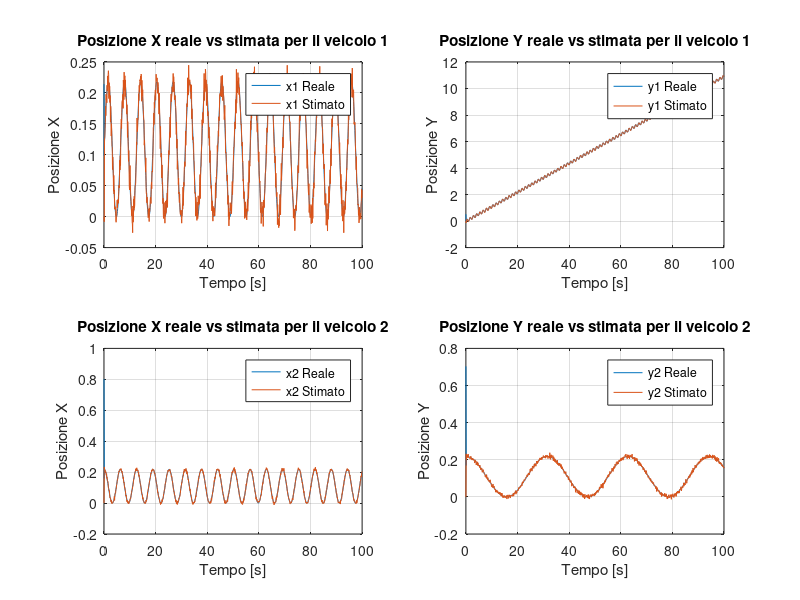
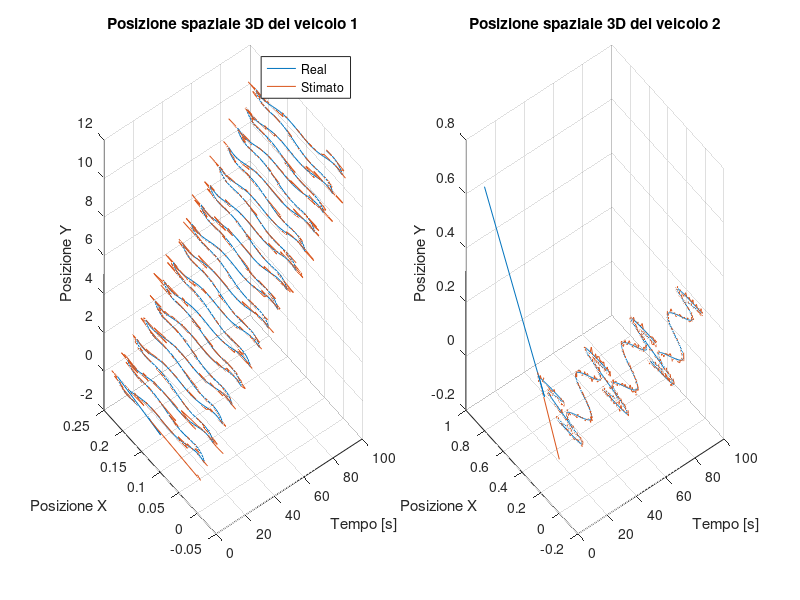
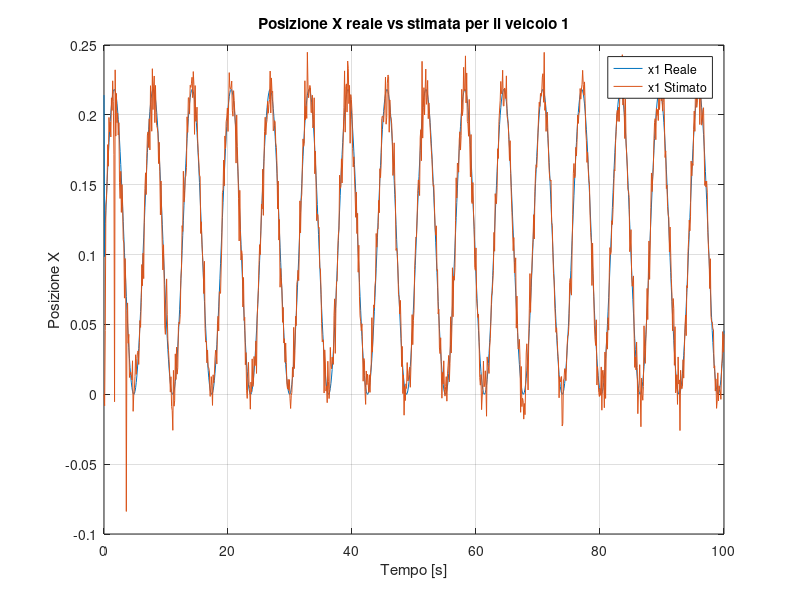
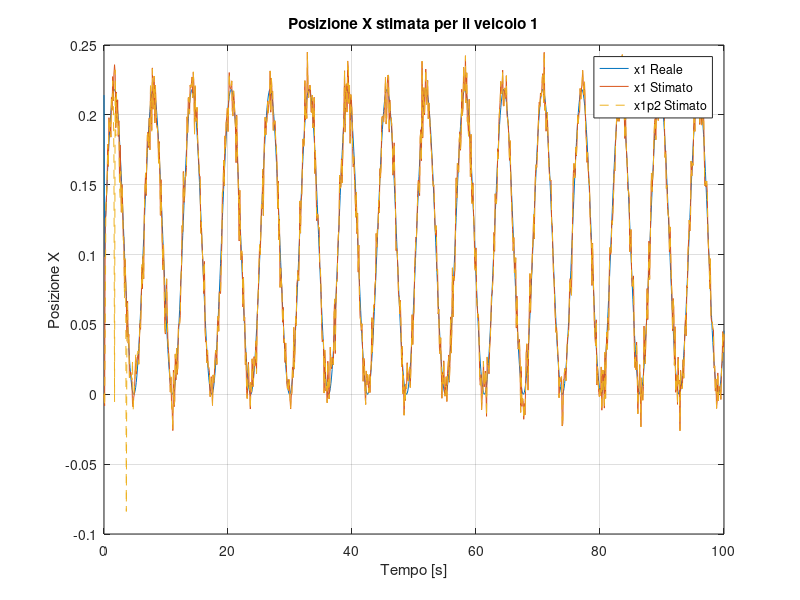

Write MATLAB code to recreate these figures, in order.
clear
close all
clc
%% Filtro di Kalman Distribuito

% Il codice simula un sistema distribuito
% in cui due veicoli si muovono con dinamiche semplici e vengono monitorati da sensori rumorosi.
% Il filtro di Kalman viene utilizzato per stimare la posizione dei veicoli
% combinando misure di GPS e radar.

%% Inizializzazione Sistema

% Parametri generali
Dt = 0.1; % Passo di campionamento (100 ms)
t = 0:Dt:100; % Intervallo di simulazione

%% Inizializzazione Veicolo 1
x1 = rand(2,1); % Posizione iniziale casuale
% Comando di controllo (accelerazione variabile nel tempo)
ux1 = 1 + sin(t);
uy1 = t + sin(t*5);
u1 = [ux1;uy1];

%% Inizializzazione Veicolo 2
x2 = rand(2,1); % Posizione iniziale casuale
% Comando di controllo (accelerazione variabile nel tempo)
ux2 = 1 + cos(t);
uy2 =  1 + cos(t/5);
u2 = [ux2;uy2];

%% Attrito & Dinamica
% Modello:
% x_i+1 = a⋅x_i + b⋅u_i
% posizione futura = effetto attrito + effetto controllo

A = eye(2) * -0.1;  % Matrice di transizione stato (attrito)
B = eye(2) * Dt * 1.2; % Matrice di controllo

%% Simulazione della dinamica dei veicoli
x1Store = zeros(2, length(t));
x1Store(:,1) = x1;
x2Store = zeros(2, length(t));
x2Store(:,1) = x2;

for i = 1:length(t)-1
    % Aggiornamento della posizione del veicolo 1 -> ideale
    x1Store(:,i+1) = A * x1Store(:,i) + B * u1(:,i);
    % Aggiornamento della posizione del veicolo 2 -> ideale
    x2Store(:,i+1) = A * x2Store(:,i) + B * u2(:,i);
end

%% Incertezze misure

% Errore nelle misure di accelerazione
sigma_u1 = 0.1;
u1_bar = u1 + randn(2, length(u1)) * sigma_u1;
sigma_u2 = 0.05;
u2_bar = u2 + randn(2, length(u2)) * sigma_u2;

% Errore nelle misure GPS
sigma_gps1 = 0.9;
x1GPS = x1Store + randn(2, length(x1Store)) .* sigma_gps1;
ProbGPS1 = 0.9; % Probabilità che il GPS sia disponibile

sigma_gps2 = 1;
x2GPS = x2Store + randn(2, length(x2Store)) .* sigma_gps2;
ProbGPS2 = 0.9;

% Errore nelle misure Radar (posizione relativa veicoli)
mu_radar = 0; % Bias radar
sigma_radar = 0.1;
ProbRadar = 0.8; % Probabilità che il radar sia disponibile   

%% Inizializzazione del Filtro di Kalman

% ------> Veicolo 1 <------
x1Est = zeros(2, length(t));

% covarianza errore di stima 
P1 = 100 * eye(2); % Matrice 2×2
P1Store = zeros(2, 2, length(t));
P1PredStore = zeros(2, 2, length(t));

% ----> Veicolo 2 <------
x2Est = zeros(2, length(t));

% covarianza errore di stima 
P2 = 100 * eye(2); % Matrice 2×2 
P2Store = zeros(2, 2, length(t));
P2PredStore = zeros(2, 2, length(t));

% ---> Distanza Vehicle 1-2 <-------
x1p2Est = zeros(2, length(t));
P1p2 = 100 * eye(2);
P1p2Store = zeros(2,2, length(t));
P1p2PredStore = zeros(2,2, length(t));

for i = 1:length(t)-1

    %% Filtro di Kalman per il veicolo 1
    
    % PREDIZIONE
    x1EstPred = A * x1Est(:,i) + B * u1_bar(:,i);
    P1pred = A * P1 * A' + B * sigma_u1^2 * B'; % predizione covarianza dell'errore
    
    % Aggiornamento basato su GPS
    if rand(1) <= ProbGPS1
        H = eye(2); % matrice di osservazione
        R = sigma_gps1^2 * eye(2); % covarianza dell'errore GPS
        InnCov = H * P1pred * H' + R;
        W = P1pred * H' / InnCov;
        x1Est(:,i+1) = x1EstPred + W * (x1GPS(:,i+1) - H * x1EstPred);
        P1 = (eye(2) - W * H) * P1pred;
    else
        x1Est(:,i+1) = x1EstPred;
        P1 = P1pred;
    end

    P1Store(:,:,i+1) = P1;  
    P1PredStore(:,:,i+1) = P1pred; 

    %% Filtro di Kalman per il veicolo 2
    
    % PREDIZIONE
    x2EstPred = A * x2Est(:,i) + B * u2_bar(:,i);
    P2pred = A * P2 * A' + B * sigma_u2^2 * B'; % predizione covarianza dell'errore
    
    % Aggiornamento basato su GPS
    if rand(1) <= ProbGPS2
        H = eye(2); 
        R = sigma_gps2^2 * eye(2); % covarianza dell'errore GPS
        InnCov = H * P2pred * H' + R;
        W = P2pred * H' / InnCov;
        x2Est(:,i+1) = x2EstPred + W * (x2GPS(:,i+1) - H * x2EstPred);
        P2 = (eye(2) - W * H) * P2pred;
    else
        x2Est(:,i+1) = x2EstPred;
        P2 = P2pred;
    end

    P2Store(:,:,i+1) = P2;  
    P2PredStore(:,:,i+1) = P2pred;


    %% Stima Veicolo 1 sapendo posizione 2 e distanza 

    % Predizione dello stato
    x1p2EstPred = A*x1p2Est(:,i) + B*u1_bar(:,i); % posizione stimata a priori del veicolo 1
    P1p2pred = A*P1p2*A' + B*sigma_u1^2*B'; % covarianza predetta dell’errore

    % Misure GPS e Radar
    pGPS1 = rand(1);
    pRadar = rand(1);

    if pGPS1 <= ProbGPS1
        if pRadar <= ProbRadar
            % Misura del radar (distanza relativa)
            d = norm(x2Store(:,i+1) - x1Store(:,i+1)) + randn(1)*sigma_radar + mu_radar;
            if d < 1e-6
                d = 1e-6; % Evita divisioni per zero
            end
            H = [eye(2); -(x2Store(:,i+1) - x1Store(:,i+1))' / d]; % MATRICE OSSERVAZIONE ->identita per gps e termine /distanza per radar
            z = [x1GPS(:,i+1); d - norm(x2Est(:,i+1))]; % MISURA -> posizione GPS e disranza radar
            R = diag([sigma_gps1^2, sigma_gps1^2, sigma_radar^2 + trace(P2)]); %La COVARIANZA dell’errore di misura R tiene conto degli errori del GPS e del radar
        else
            H = eye(2);
            z = x1GPS(:,i+1);
            R = diag([sigma_gps1^2, sigma_gps1^2]);
        end
    else
        if pRadar <= ProbRadar % se solo radar disponibile
            d = norm(x2Store(:,i+1) - x1Store(:,i+1)) + randn(1)*sigma_radar + mu_radar;
            if d < 1e-6
                d = 1e-6; % Evita divisioni per zero
            end
            H = [-(x2Store(:,i+1) - x1Store(:,i+1))' / d];
            z = d - norm(x2Est(:,i+1)); % MISURA -> è solo la distanza relativa
            R = sigma_radar^2 + trace(P2); % COVARIANZA -> data solo dall'errore del radar
        else
            % Se nessuna misura è disponibile, lo stato rimane la predizione senza aggiornamenti
            x1p2Est(:,i+1) = x1p2EstPred;
            P1p2 = P1p2pred;
        end
    end

    % Aggiornamento del filtro di Kalman
    if (pGPS1 <= ProbGPS1) || (pRadar <= ProbRadar) % se almeno una misura è disponibile
        InnCov = H*P1p2pred*H' + R; % INNOVAZIONE 
        W = P1p2pred*H'/InnCov;     % GUADAGNO DI KALMAN
        x1p2Est(:,i+1) = x1p2EstPred + W*(z - H*x1p2EstPred); % aggiorna lo stato stimato
        P1p2 = (eye(2) - W*H)*P1p2pred; % aggiorna COVARIANZA
    else
        % Se nessuna misura è disponibile, lo stato rimane la predizione senza aggiornamenti
        x1p2Est(:,i+1) = x1p2EstPred;
        P1p2 = P1p2pred;
    end

    % Memorizza la covarianza
    P1p2Store(:,:,i+1) = P1p2;
    P1p2PredStore(:,:,i+1) = P1p2pred;


end

%% Visualizzazione dei risultati
PLOTPos = true;
PLOTPos1p2 = true;
PLOTCov = false;
PLOTAutoc = false;
PLOTHist = false;

%% Posizioni
if PLOTPos == true
    figure(1), clf, hold on;

    % Primo grafico: Posizione X reale vs stimata per il veicolo 1
    subplot(2, 2, 1);  
    plot(t, x1Store(1,:)); % Posizione X reale
    hold on;
    plot(t, x1Est(1,:));   % Posizione X stimata
    title('Posizione X reale vs stimata per il veicolo 1');
    xlabel('Tempo [s]');
    ylabel('Posizione X');
    legend('x1 Reale', 'x1 Stimato');
    grid on; 
    % Secondo grafico: Posizione Y reale vs stimata per il veicolo 1
    subplot(2, 2, 2); 
    plot(t, x1Store(2,:));  % Posizione Y reale
    hold on;
    plot(t, x1Est(2,:));    % Posizione Y stimata
    title('Posizione Y reale vs stimata per il veicolo 1');
    xlabel('Tempo [s]');
    ylabel('Posizione Y');
    legend('y1 Reale', 'y1 Stimato');
    grid on;

    % Posizione X reale vs stimata per il veicolo 2
    subplot(2, 2, 3);  
    plot(t, x2Store(1,:)); % Posizione X reale
    hold on;
    plot(t, x2Est(1,:));   % Posizione X stimata
    title('Posizione X reale vs stimata per il veicolo 2');
    xlabel('Tempo [s]');
    ylabel('Posizione X');
    legend('x2 Reale', 'x2 Stimato');
    grid on;   
    % Secondo grafico: Posizione Y reale vs stimata per il veicolo 2
    subplot(2, 2, 4); 
    plot(t, x2Store(2,:));  % Posizione Y reale
    hold on;
    plot(t, x2Est(2,:));    % Posizione Y stimata
    title('Posizione Y reale vs stimata per il veicolo 2');
    xlabel('Tempo [s]');
    ylabel('Posizione Y');
    legend('y2 Reale', 'y2 Stimato');
    grid on;


    % Plot 3D per il veicolo 1
    figure(2);
    subplot(1,2,1)
    %t = linspace(0, 10, 1001);             % Tempo da 0 a 10 secondi
    x1_3D = [x1Store(1,:); x1Store(2,:)];   % Posizione X e Y (ad esempio una traiettoria circolare)
    x1_3D_est = [x1Est(1,:); x1Est(2,:)];
    plot3(t,x1_3D(1,:), x1_3D(2,:));   % Posizione reale
    hold on
    plot3(t,x1_3D_est(1,:), x1_3D_est(2,:));
    legend('Real','Stimato')
    ylabel('Posizione X');
    zlabel('Posizione Y');
    xlabel('Tempo [s]');
    grid on;
    hold off
    title('Posizione spaziale 3D del veicolo 1');

    subplot(1,2,2)
    %t = linspace(0, 10, 1001);             % Tempo da 0 a 10 secondi
    x2_3D = [x2Store(1,:); x2Store(2,:)];             % Posizione X e Y (ad esempio una traiettoria circolare)
    x2_3D_est = [x2Est(1,:); x2Est(2,:)];
    plot3(t,x2_3D(1,:), x2_3D(2,:));   % Posizione reale
    hold on
    plot3(t,x2_3D_est(1,:), x2_3D_est(2,:));
    ylabel('Posizione X');
    zlabel('Posizione Y');
    xlabel('Tempo [s]');
    grid on;
    title('Posizione spaziale 3D del veicolo 2');

end

%% Posizoini 1p2
if (PLOTPos1p2 == true)
    figure(10)
    plot(t, x1Store(1,:)); % Posizione X reale
    hold on;
    plot(t, x1p2Est(1,:));   % Posizione X stimata
    title('Posizione X reale vs stimata per il veicolo 1');
    xlabel('Tempo [s]');
    ylabel('Posizione X');
    legend('x1 Reale', 'x1 Stimato');
    grid on; 

    % Confronto stima 1 vs stima uno con radar
    figure(11)
    % posizione reale
    plot(t, x1Store(1,:)); % Posizione X reale
    hold on;
    plot(t, x1Est(1,:));   % Posizione X stimata
    
    plot(t, x1p2Est(1,:),'--');   % Posizione X stimata
    
    title('Posizione X stimata per il veicolo 1');
    xlabel('Tempo [s]');
    ylabel('Posizione X');
    legend('x1 Reale','x1 Stimato', 'x1p2 Stimato');
    grid on;
end

%% Covarianza
if PLOTCov == true
    % Andamento della covarianza
    figure(3), clf, hold on;
    plot(t, squeeze(P1Store(1,1,:)), 'b'); % Covarianza x1
    plot(t, squeeze(P1PredStore(1,1,:)), 'r--'); % Covarianza predetta x1
    plot(t, squeeze(P2Store(1,1,:)), 'k--'); % Covarianza x2
    plot(t, squeeze(P2PredStore(1,1,:)), 'g--'); % Covarianza predetta x2
    legend('P1', 'P1 Predetto', 'P2', 'P2 Predetto');
    xlabel('Tempo [s]');
    ylabel('Covarianza');
    set(gca, 'YScale', 'log');
    title('Andamento della covarianza di errore');
end

%% Autocorrelazione
if PLOTAutoc == true
    % Autocorrelazione delle misure
    figure(4), clf, hold on;
    subplot(2,1,1)
    autocorr(u1_bar(1,:) - u1(1,:));
    title('Autocorrelazione del rumore sulle accelerazioni X Veicolo 1');
    subplot(2,1,2)
    autocorr(u1_bar(2,:) - u1(2,:));
    title('Autocorrelazione del rumore sulle accelerazioni Y Veicolo 1');
    
    figure(5), clf, hold on;
    subplot(2,1,1)
    autocorr(x1Est(1,:));
    title('Autocorrelazione della stima della posizione X Veicolo 1');
    subplot(2,1,2)
    autocorr(x1Est(2,:));
    title('Autocorrelazione della stima della posizione Y Veicolo 1');
end

if PLOTHist == true
    % Istogramma degli errori di stima per il veicolo 1
    Error = x1Store(1,10:end) - x1Est(1,10:end);
    figure(6), clf, hold on;
    subplot(1,2,1)
    histogram(Error);
    title('Distribuzione degli errori di stima X - Veicolo 1');
    % Istogramma degli errori di stima per il veicolo 1
    Error = x1Store(2,10:end) - x1Est(2,10:end);
    subplot(1,2,2)
    histogram(Error);
    title('Distribuzione degli errori di stima Y - Veicolo 1');

    % disp('Varianza campionaria Veicolo 1:');
    % var(Error)
    % disp('Varianza stimata dal KF Veicolo 1:');
    % P1

    % Istogramma degli errori di stima per il veicolo 1
    Error = x2Store(1,10:end) - x2Est(1,10:end);
    figure(7), clf, hold on;
    subplot(1,2,1)
    histogram(Error);
    title('Distribuzione degli errori di stima X - Veicolo 1');
    % Istogramma degli errori di stima per il veicolo 1
    Error = x2Store(2,10:end) - x2Est(2,10:end);
    subplot(1,2,2)
    histogram(Error);
    title('Distribuzione degli errori di stima Y - Veicolo 1');

    % disp('Varianza campionaria Veicolo 2:');
    % var(Error)
    % disp('Varianza stimata dal KF Veicolo 2:');
    % P2
end
